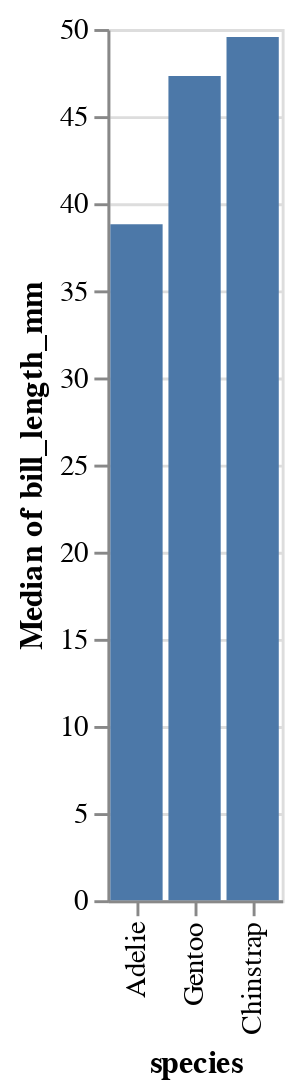

The cell this chart's notebook holds for it:
### Code cell
alt.Chart(df).mark_bar().encode(
    x=alt.X("species", sort="y"),
    y="median(bill_length_mm)",
    tooltip=["median(bill_length_mm)"]
)

### Figure 1 — Vega-Lite specification as saved in the notebook (floating-point values rounded to 4 significant figures; data arrays with more than 128 entries replaced by an {"elided": "..."} marker saying what was removed)
{"config": {"view": {"continuousWidth": 400, "continuousHeight": 300}}, "data": {"name": "data-6503fb4fbd21ca2400956d2086879525"}, "mark": "bar", "encoding": {"tooltip": [{"aggregate": "median", "field": "bill_length_mm", "type": "quantitative"}], "x": {"field": "species", "sort": "y", "type": "nominal"}, "y": {"aggregate": "median", "field": "bill_length_mm", "type": "quantitative"}}, "$schema": "https://vega.github.io/schema/vega-lite/v4.17.0.json", "datasets": {"data-6503fb4fbd21ca2400956d2086879525": {"elided": "344 records"}}}
